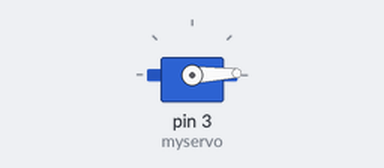
Bench run of a sketch on a simulated Arduino Uno, built with avr-gcc and run on an emulated ATmega328P. Shown: servo.

Above: at 0.05 s.
At 1.75 s:
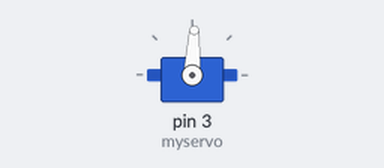
At 3.45 s:
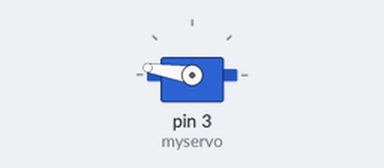
At 6.9 s:
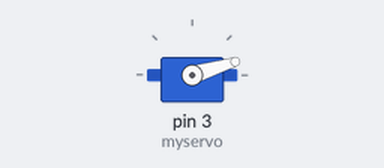
Timing chart, 0 to 9.4 s (numbered marks = the images above):
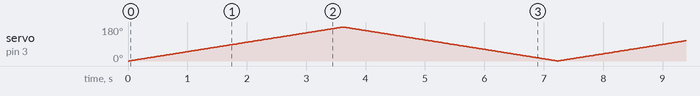

The sketch:

Grove_Servo.ino
```cpp
#include <Servo.h>

Servo myservo;

int angle = 0;
int pas = 1;

void setup()
{
  myservo.attach(3);  // Servomoteur branché sur Digital 3
  // Attention, seules les pin Digital PWM peuvent recevoir un servomoteur, c-a-d D3, D5, et D6
}

void loop()
{
  myservo.write(angle);
  delay(20);

  // Un servomoteur ne peut tourner qu'entre 0 deg et 180 deg
  if(angle + pas > 180) {
    pas = -1;
  }
  else if(angle + pas < 0) {
    pas = 1;
  }

  angle = angle + pas;
 }
```
